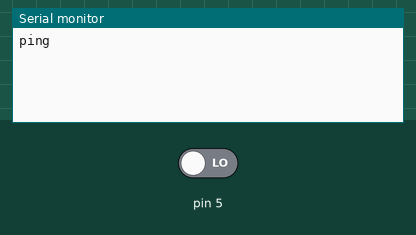
This sketch was run on a simulated Arduino Uno, built with avr-gcc and run on an emulated ATmega328P. On the bench: the last lines printed to the serial monitor. Inputs (shaded band) come from the test bench; at power-on: pin 5 LOW.

Above: at 1.2 s.
1.3 s: pin 5 driven HIGH
At 2.3 s:
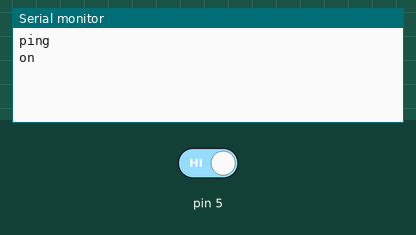
2.8 s: pin 5 driven LOW
At 3.4 s:
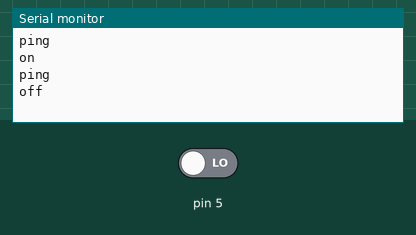

Measured:
- after the input at 1.3 s, the serial monitor: prints a new line at once (image 1)
- after the input at 2.8 s, the serial monitor: prints a new line at once (image 2)

The sketch:

motiondetector.ino
```cpp
long next_send;

bool lastMotion;

void setup() {
  // put your setup code here, to run once:
  Serial.begin(9600);

  pinMode(5, INPUT);
}

void loop() {
  // put your main code here, to run repeatedly:
  if(next_send < millis()){
    Serial.println("ping");
    next_send = millis() + 2500;
  }

  if(digitalRead(5)){
    if(!lastMotion) {
      Serial.println("on");
      lastMotion = true;
    }
  }
  else {
    if(lastMotion) {
      Serial.println("off");
      lastMotion = false;
    }
  }
}
```
